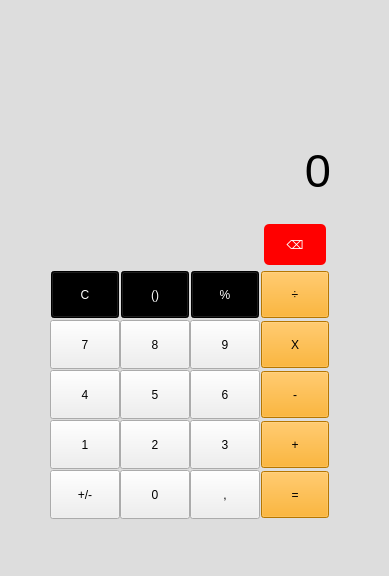
<?xml version="1.0" encoding="UTF-8"?>
<ui version="4.0">
 <class>MainWindow</class>
 <widget class="QMainWindow" name="MainWindow">
  <property name="geometry">
   <rect>
    <x>0</x>
    <y>0</y>
    <width>389</width>
    <height>576</height>
   </rect>
  </property>
  <property name="windowTitle">
   <string>MainWindow</string>
  </property>
  <property name="styleSheet">
   <string notr="true">#btnIgual, #btnMais, #btnMenos, #btnVezes, #btnDivisao{
	color: #000;
	background-color: orange;
	margin: 1px;
}

#btnPorcentagem, #btnParenteses, #btnApagarTdo {
	background-color: black;
	color: white;
	margin: 1px;
}
#centralwidget {
	background: #ddd;
}

#btnApagar {
	background-color: red;
	margin: 4px;
	font-size: 2rem;
	border-radius: 5px;
	color: white;
}

.QLabel {
	height: 20px;
}

.QPushButton::hover {
	background-color: #fff;
	border-radius: 10px;
}

</string>
  </property>
  <widget class="QWidget" name="centralwidget">
   <widget class="QPushButton" name="btnApagarTdo">
    <property name="geometry">
     <rect>
      <x>50</x>
      <y>270</y>
      <width>70</width>
      <height>49</height>
     </rect>
    </property>
    <property name="text">
     <string>C</string>
    </property>
    <property name="shortcut">
     <string>Del</string>
    </property>
   </widget>
   <widget class="QPushButton" name="btnParenteses">
    <property name="geometry">
     <rect>
      <x>120</x>
      <y>270</y>
      <width>70</width>
      <height>49</height>
     </rect>
    </property>
    <property name="text">
     <string>()</string>
    </property>
    <property name="shortcut">
     <string>(, )</string>
    </property>
   </widget>
   <widget class="QPushButton" name="btnPorcentagem">
    <property name="geometry">
     <rect>
      <x>190</x>
      <y>270</y>
      <width>70</width>
      <height>49</height>
     </rect>
    </property>
    <property name="text">
     <string>%</string>
    </property>
   </widget>
   <widget class="QPushButton" name="btnDivisao">
    <property name="geometry">
     <rect>
      <x>260</x>
      <y>270</y>
      <width>70</width>
      <height>49</height>
     </rect>
    </property>
    <property name="text">
     <string>÷</string>
    </property>
    <property name="shortcut">
     <string>%</string>
    </property>
   </widget>
   <widget class="QPushButton" name="btn8">
    <property name="geometry">
     <rect>
      <x>120</x>
      <y>320</y>
      <width>70</width>
      <height>49</height>
     </rect>
    </property>
    <property name="text">
     <string>8</string>
    </property>
    <property name="shortcut">
     <string>8</string>
    </property>
   </widget>
   <widget class="QPushButton" name="btn9">
    <property name="geometry">
     <rect>
      <x>190</x>
      <y>320</y>
      <width>70</width>
      <height>49</height>
     </rect>
    </property>
    <property name="text">
     <string>9</string>
    </property>
    <property name="shortcut">
     <string>9</string>
    </property>
   </widget>
   <widget class="QPushButton" name="btn7">
    <property name="geometry">
     <rect>
      <x>50</x>
      <y>320</y>
      <width>70</width>
      <height>49</height>
     </rect>
    </property>
    <property name="text">
     <string>7</string>
    </property>
    <property name="shortcut">
     <string>7</string>
    </property>
   </widget>
   <widget class="QPushButton" name="btn4">
    <property name="geometry">
     <rect>
      <x>50</x>
      <y>370</y>
      <width>70</width>
      <height>49</height>
     </rect>
    </property>
    <property name="text">
     <string>4</string>
    </property>
    <property name="shortcut">
     <string>4</string>
    </property>
   </widget>
   <widget class="QPushButton" name="btn5">
    <property name="geometry">
     <rect>
      <x>120</x>
      <y>370</y>
      <width>70</width>
      <height>49</height>
     </rect>
    </property>
    <property name="text">
     <string>5</string>
    </property>
    <property name="shortcut">
     <string>5</string>
    </property>
   </widget>
   <widget class="QPushButton" name="btn2">
    <property name="geometry">
     <rect>
      <x>120</x>
      <y>420</y>
      <width>70</width>
      <height>49</height>
     </rect>
    </property>
    <property name="text">
     <string>2</string>
    </property>
    <property name="shortcut">
     <string>2</string>
    </property>
   </widget>
   <widget class="QPushButton" name="btn1">
    <property name="geometry">
     <rect>
      <x>50</x>
      <y>420</y>
      <width>70</width>
      <height>49</height>
     </rect>
    </property>
    <property name="text">
     <string>1</string>
    </property>
    <property name="shortcut">
     <string>1</string>
    </property>
   </widget>
   <widget class="QPushButton" name="btn6">
    <property name="geometry">
     <rect>
      <x>190</x>
      <y>370</y>
      <width>70</width>
      <height>49</height>
     </rect>
    </property>
    <property name="text">
     <string>6</string>
    </property>
    <property name="shortcut">
     <string>6</string>
    </property>
   </widget>
   <widget class="QPushButton" name="btnMenos">
    <property name="geometry">
     <rect>
      <x>260</x>
      <y>370</y>
      <width>70</width>
      <height>49</height>
     </rect>
    </property>
    <property name="text">
     <string>-</string>
    </property>
    <property name="shortcut">
     <string>-</string>
    </property>
   </widget>
   <widget class="QPushButton" name="btnVezes">
    <property name="geometry">
     <rect>
      <x>260</x>
      <y>320</y>
      <width>70</width>
      <height>49</height>
     </rect>
    </property>
    <property name="text">
     <string>X</string>
    </property>
    <property name="shortcut">
     <string>*</string>
    </property>
   </widget>
   <widget class="QPushButton" name="btnMaisMenos">
    <property name="geometry">
     <rect>
      <x>50</x>
      <y>470</y>
      <width>70</width>
      <height>49</height>
     </rect>
    </property>
    <property name="text">
     <string>+/-</string>
    </property>
   </widget>
   <widget class="QPushButton" name="btnMais">
    <property name="geometry">
     <rect>
      <x>260</x>
      <y>420</y>
      <width>70</width>
      <height>49</height>
     </rect>
    </property>
    <property name="text">
     <string>+</string>
    </property>
    <property name="shortcut">
     <string>+</string>
    </property>
   </widget>
   <widget class="QPushButton" name="btn3">
    <property name="geometry">
     <rect>
      <x>190</x>
      <y>420</y>
      <width>70</width>
      <height>49</height>
     </rect>
    </property>
    <property name="text">
     <string>3</string>
    </property>
    <property name="shortcut">
     <string>3</string>
    </property>
   </widget>
   <widget class="QPushButton" name="btnZero">
    <property name="geometry">
     <rect>
      <x>120</x>
      <y>470</y>
      <width>70</width>
      <height>49</height>
     </rect>
    </property>
    <property name="text">
     <string>0</string>
    </property>
    <property name="shortcut">
     <string>0</string>
    </property>
   </widget>
   <widget class="QPushButton" name="btnIgual">
    <property name="geometry">
     <rect>
      <x>260</x>
      <y>470</y>
      <width>70</width>
      <height>49</height>
     </rect>
    </property>
    <property name="text">
     <string>=</string>
    </property>
    <property name="shortcut">
     <string>Return</string>
    </property>
   </widget>
   <widget class="QPushButton" name="btnVirgu">
    <property name="geometry">
     <rect>
      <x>190</x>
      <y>470</y>
      <width>70</width>
      <height>49</height>
     </rect>
    </property>
    <property name="text">
     <string>,</string>
    </property>
    <property name="shortcut">
     <string>,</string>
    </property>
   </widget>
   <widget class="QPushButton" name="btnApagar">
    <property name="geometry">
     <rect>
      <x>260</x>
      <y>220</y>
      <width>70</width>
      <height>49</height>
     </rect>
    </property>
    <property name="styleSheet">
     <string notr="true">#btnApagar::hover {
	background-color: #ff3b19;
	border-radius: 10px;
}</string>
    </property>
    <property name="text">
     <string>⌫</string>
    </property>
    <property name="shortcut">
     <string>Backspace</string>
    </property>
   </widget>
   <widget class="QLabel" name="display">
    <property name="geometry">
     <rect>
      <x>30</x>
      <y>150</y>
      <width>301</width>
      <height>41</height>
     </rect>
    </property>
    <property name="font">
     <font>
      <pointsize>35</pointsize>
     </font>
    </property>
    <property name="text">
     <string>0</string>
    </property>
    <property name="alignment">
     <set>Qt::AlignRight|Qt::AlignTrailing|Qt::AlignVCenter</set>
    </property>
   </widget>
  </widget>
 </widget>
 <resources/>
 <connections/>
</ui>
